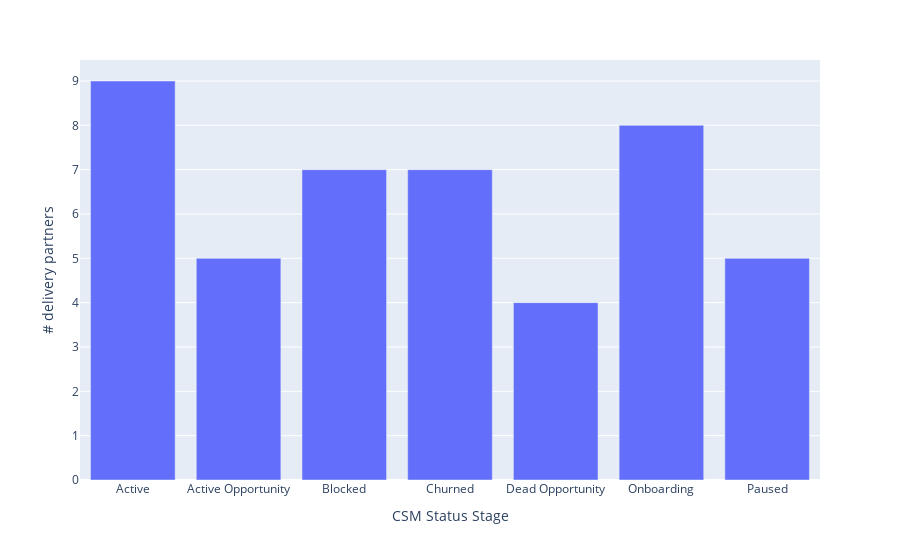

The cell this chart's notebook holds for it:
### Markdown cell above
## Graph of CSM Stage grouped by # delivery partners

### Code cell
px.bar(df.groupby("CSM Status Stage").nunique().reset_index(), x='CSM Status Stage', y='# delivery partners')

### Figure 1 — Plotly figure (JSON) as saved in the notebook; plotly's stock layout.template omitted (floating-point values rounded to 4 significant figures)
{"data": [{"alignmentgroup": "True", "hovertemplate": "CSM Status Stage=%{x}<br># delivery partners=%{y}<extra></extra>", "legendgroup": "", "marker": {"color": "#636efa", "pattern": {"shape": ""}}, "name": "", "offsetgroup": "", "orientation": "v", "showlegend": false, "textposition": "auto", "type": "bar", "x": ["Active", "Active Opportunity", "Blocked", "Churned", "Dead Opportunity", "Onboarding", "Paused"], "xaxis": "x", "y": [9, 5, 7, 7, 4, 8, 5], "yaxis": "y"}], "layout": {"barmode": "relative", "legend": {"tracegroupgap": 0}, "margin": {"t": 60}, "xaxis": {"anchor": "y", "domain": [0, 1], "title": {"text": "CSM Status Stage"}}, "yaxis": {"anchor": "x", "domain": [0, 1], "title": {"text": "# delivery partners"}}}}
